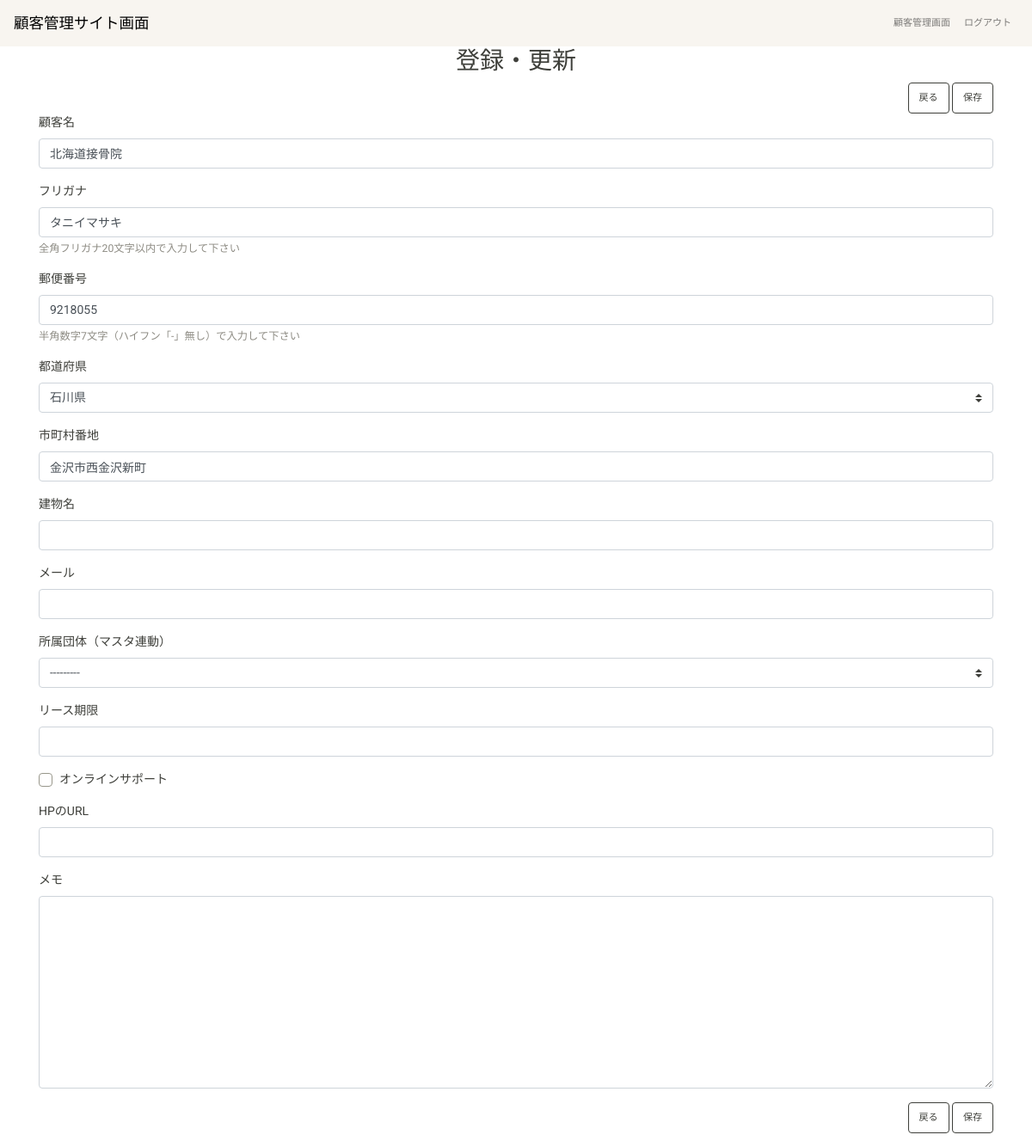
The page /update/7/ (signed in) on the database its author committed.
### app/models.py (models this page shows, shortened)
class Item(models.Model):
    name = models.CharField(
        verbose_name='顧客名',
        max_length=20,
        blank=True,
        null=True,
    )
    name_furigana = models.CharField(
        verbose_name='フリガナ',
        max_length=20,
        blank=True,
        null=True,
        default='',
        validators=[validators.RegexValidator(
            regex=u'^[ァ-ヶ]+$',
            message='全角フリガナ20文字以内で入力して下さい',
        )]
    )
    postcode = models.CharField(
        verbose_name='郵便番号',
        max_length=7,
        blank=True,
        null=True,
        default='',
        validators=[validators.RegexValidator(
            regex=r'^[0-9]+$',
            message='半角数字7文字（ハイフン「-」無し）で入力して下さい',
        ),validators.MinLengthValidator(7)]
    )
    todofukenChoice = (
        (1, '北海道'),
        (2, '青森県'),
        (3, '岩手県'),
        (4, '宮城県'),
        (5, '秋田県'),
        (6, '山形県'),
        (7, '福島県'),
        (8, '茨城県'),
        (9, '栃木県'),
        (10, '群馬県'),
        (11, '埼玉県'),
        (12, '千葉県'),
        (13, '東京都'),
        (14, '神奈川県'),
        (15, '新潟県'),
        (16, '富山県'),
        (17, '石川県'),
        (18, '福井県'),
        (19, '山梨県'),
        (20, '長野県'),
        (21, '岐阜県'),
        (22, '静岡県'),
        (23, '愛知県'),
        (24, '三重県'),
        (25, '滋賀県'),
        (26, '京都府'),
        (27, '大阪府'),
        (28, '兵庫県'),
        (29, '奈良県'),
        (30, '和歌山県'),
        (31, '鳥取県'),
        (32, '島根県'),
        (33, '岡山県'),
        (34, '広島県'),
        (35, '山口県'),
        (36, '徳島県'),
        (37, '香川県'),
        (38, '愛媛県'),
        (39, '高知県'),
        (40, '福岡県'),
        (41, '佐賀県'),
        (42, '長崎県'),
        (43, '熊本県'),
        (44, '大分県'),
        (45, '宮崎県'),
        (46, '鹿児島県'),
        (47, '沖縄県 '),
    )
    address1 = models.IntegerField(
        verbose_name='都道府県',
        choices=todofukenChoice,
        blank=True,
        null=True,
    )
    address2 = models.CharField(
        verbose_name='市町村番地',
        max_length=40,
        blank=True,
        null=True,
    )
    address3 = models.CharField(
        verbose_name='建物名',
        max_length=40,
        blank=True,
        null=True,
    )
    email = models.EmailField(
        verbose_name='メール',
        max_length=100,
        blank=True,
        null=True,
    )
    Dantai = models.ForeignKey(
        Dantai,
        verbose_name='所属団体（マスタ連動）',
        blank=True,
        null=True,
        related_name='Dantai',
        on_delete=models.SET_NULL,
    )
    leaseDate = models.DateField(
        verbose_name='リース期限',
        blank=True,
        null=True,
    )
    onlineSupport = models.BooleanField(
        verbose_name='オンラインサポート',
    )
    hpUrl = models.URLField(
        verbose_name='HPのURL',
        max_length=100,
        blank=True,
        null=True,
    )
    memo = models.TextField(
        verbose_name='メモ',
        blank=True,
        null=True,
    )
    created_by = models.ForeignKey(
        User,
        verbose_name='作成者',
        blank=True,
        null=True,
        related_name='CreatedBy',
        on_delete=models.SET_NULL,
        editable=False,
    )
    created_at = models.DateTimeField(
        verbose_name='作成時間',
        blank=True,
        null=True,
        editable=False,
    )
    updated_by = models.ForeignKey(
        User,
        verbose_name='更新者',
        blank=True,
        null=True,
        related_name='UpdatedBy',
        on_delete=models.SET_NULL,
        editable=False,
    )
    updated_at = models.DateTimeField(
        verbose_name='更新時間',
        blank=True,
        null=True,
        editable=False,
    )
    class Meta:
        verbose_name = '顧客マスタ'
        verbose_name_plural = '顧客マスタ'

class Dantai(models.Model):
    name = models.CharField(
        verbose_name='団体マスタ',
        max_length=50,
        blank=True,
        null=True,
    )
    def __str__(self):
        return self.name
    class Meta:
        verbose_name = '所属団体マスタ'
        verbose_name_plural = '所属団体マスタ'

### app/views.py (the view, shortened to what this page needs)
# urls.py: path('update/<int:pk>/', ItemUpdateView.as_view(), name='update'),
class ItemUpdateView(LoginRequiredMixin, UpdateView):
    model = Item
    form_class = ItemForm
    success_url = reverse_lazy('index')

### app/forms.py
class ItemForm(forms.ModelForm):
    name_furigana = forms.CharField(
        label='フリガナ',
        max_length=20,
        required=False,
        help_text="全角フリガナ20文字以内で入力して下さい",
    )
    postcode = forms.RegexField(
        label='郵便番号',
        regex=r'^[0-9]+$',
        required=False,
        max_length=7,
        widget=forms.TextInput(attrs={'onKeyUp' : "AjaxZip3.zip2addr('postcode','','address1','address2')"}),
        help_text="半角数字7文字（ハイフン「-」無し）で入力して下さい",
    )
    class Meta:
        model = Item
        fields = '__all__'

### app/templates/app/item_form.html (shortened to what this page needs)
{% extends "./_base.html" %}
{% load crispy_forms_tags %}
{% block content %}
    <div class="container">
        <div class="row">
            <div class="col-12">
                <h2 class="text-center">登録・更新</h2>
            </div>
        </div>
        <div class="row">
            <div class="col-12">
                <div class="float-right">
                    <a class="btn btn-outline-dark" href="{% url 'index' %}">戻る</a>
                    <a class="btn btn-outline-dark save" href="#">保存</a>
                </div>
            </div>
        </div>
        <div class="row">
            <div class="col-12">
                <form method="post" id="myform">
                    {% crispy form %}
                </form>
            </div>
        </div>
        <div class="row">
            <div class="col-12">
                <div class="float-right mb-3">
                    <a class="btn btn-outline-dark" href="{% url 'index' %}">戻る</a>
                    <a class="btn btn-outline-dark save" href="#">保存</a>
                </div>
            </div>
        </div>
    </div>
{% endblock %}

### rows shown on the page
Item: name "北海道接骨院", name_furigana "タニイマサキ", postcode "9218055", address1 "石川県", address2 "金沢市西金沢新町", Dantai "---------"
